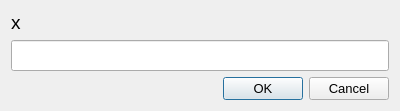
<?xml version="1.0" encoding="UTF-8"?>
<ui version="4.0">
 <class>Dialog</class>
 <widget class="QDialog" name="Dialog">
  <property name="geometry">
   <rect>
    <x>0</x>
    <y>0</y>
    <width>400</width>
    <height>106</height>
   </rect>
  </property>
  <property name="windowTitle">
   <string>Dialog</string>
  </property>
  <layout class="QVBoxLayout" name="verticalLayout">
   <item>
    <widget class="QLabel" name="label">
     <property name="font">
      <font>
       <pointsize>14</pointsize>
      </font>
     </property>
     <property name="text">
      <string>x</string>
     </property>
    </widget>
   </item>
   <item>
    <widget class="QLineEdit" name="lineEdit">
     <property name="font">
      <font>
       <pointsize>14</pointsize>
      </font>
     </property>
    </widget>
   </item>
   <item>
    <widget class="QDialogButtonBox" name="buttonBox">
     <property name="font">
      <font>
       <pointsize>10</pointsize>
      </font>
     </property>
     <property name="orientation">
      <enum>Qt::Horizontal</enum>
     </property>
     <property name="standardButtons">
      <set>QDialogButtonBox::Cancel|QDialogButtonBox::Ok</set>
     </property>
    </widget>
   </item>
  </layout>
 </widget>
 <resources/>
 <connections>
  <connection>
   <sender>buttonBox</sender>
   <signal>accepted()</signal>
   <receiver>Dialog</receiver>
   <slot>accept()</slot>
   <hints>
    <hint type="sourcelabel">
     <x>248</x>
     <y>254</y>
    </hint>
    <hint type="destinationlabel">
     <x>157</x>
     <y>274</y>
    </hint>
   </hints>
  </connection>
  <connection>
   <sender>buttonBox</sender>
   <signal>rejected()</signal>
   <receiver>Dialog</receiver>
   <slot>reject()</slot>
   <hints>
    <hint type="sourcelabel">
     <x>316</x>
     <y>260</y>
    </hint>
    <hint type="destinationlabel">
     <x>286</x>
     <y>274</y>
    </hint>
   </hints>
  </connection>
 </connections>
</ui>
